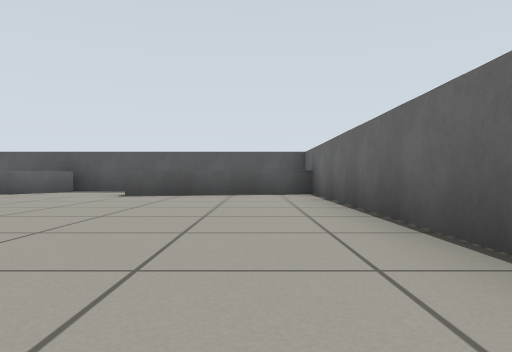
view 1 (above)

19 first-person views from a walk through a Gazebo world. The camera is 0.39 m above the floor, looks level and sees 70° across. The floor is counted in squares, 1 m on a side. Each view is taken from the middle of a square. On the plan, view 1 faces up. The plan holds only what a view shows up to about 9 squares ahead; the rest is blank. Robots are left out.

view 2
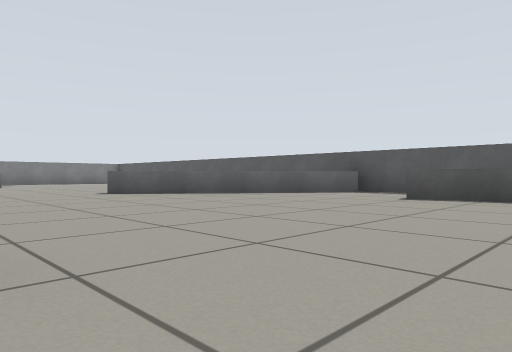

view 3
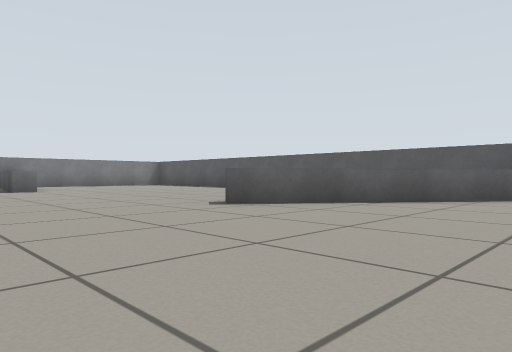

view 4
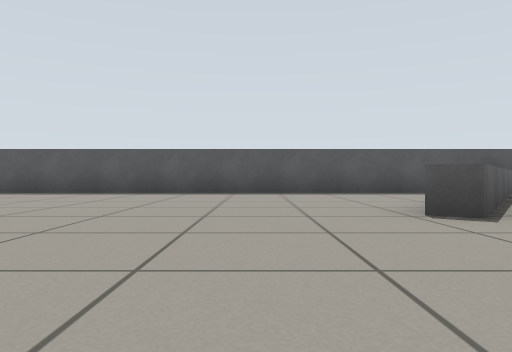

view 5
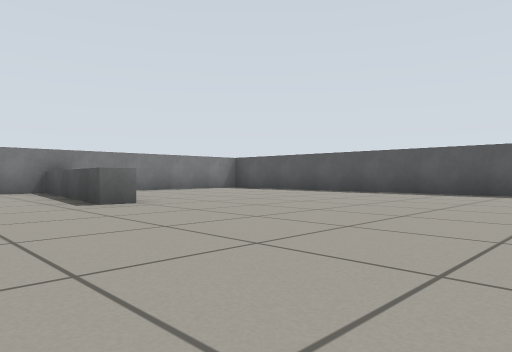

view 6
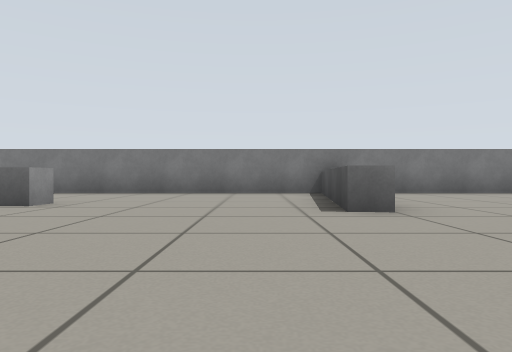

view 7
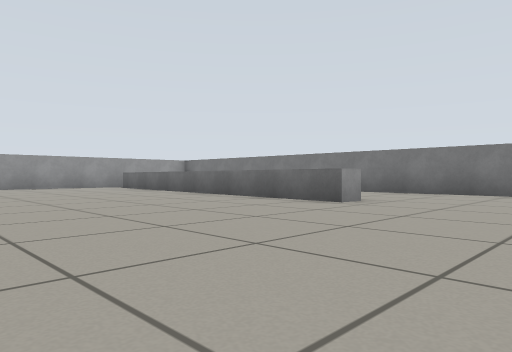

view 8
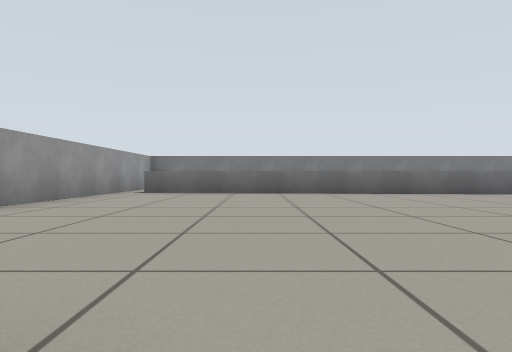

view 9
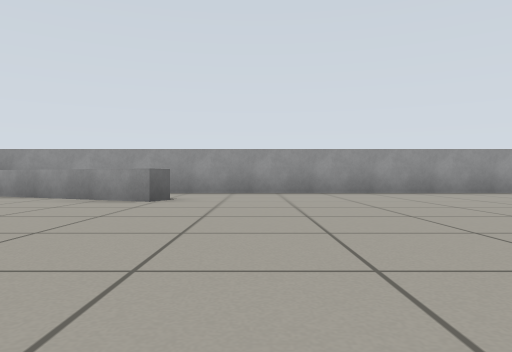

view 10
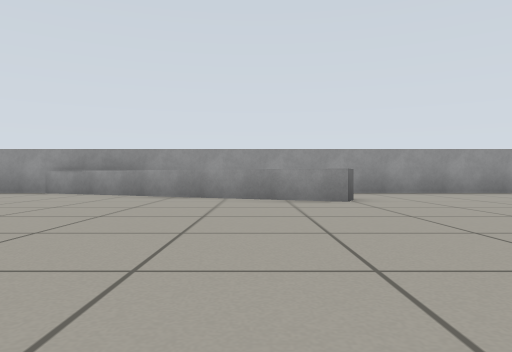

view 11
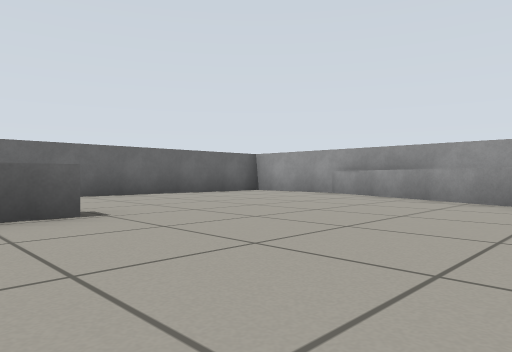

view 12
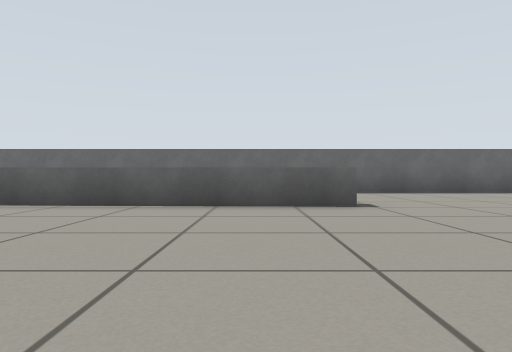

view 13
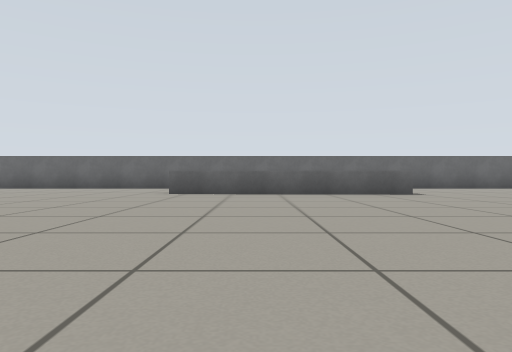

view 14
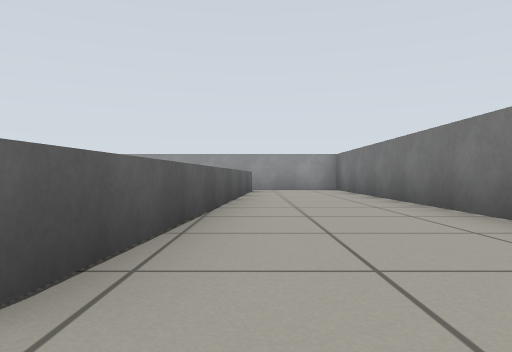

view 15
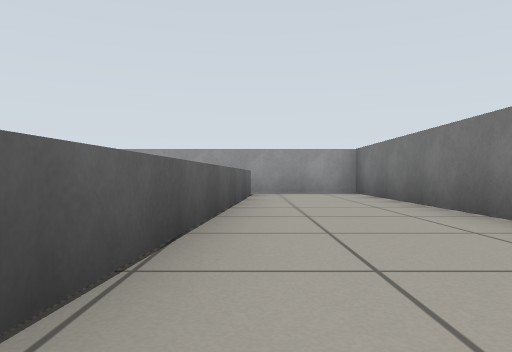

view 16
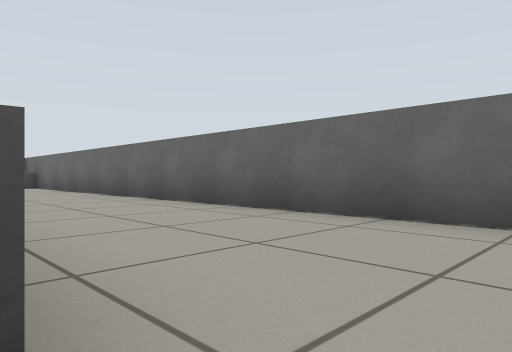

view 17
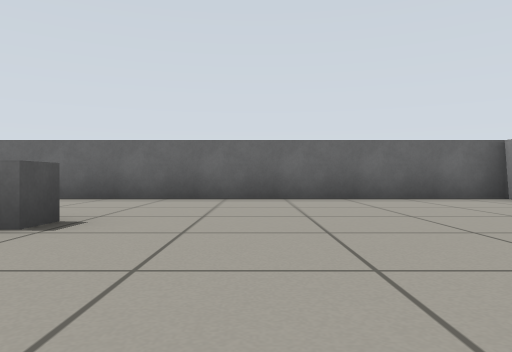

view 18
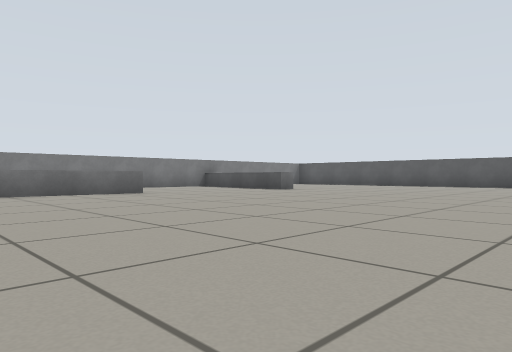

view 19
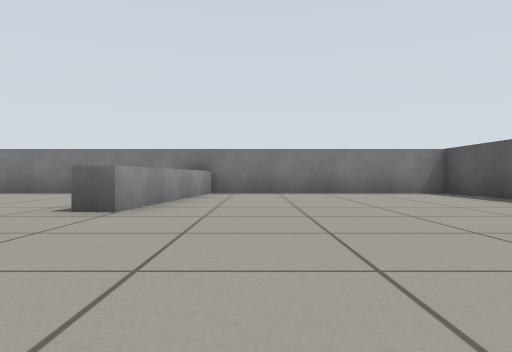

### Floor plan
Points are (right, up) in squares from view 1. A wall is a line through its corners. A room is listed if a view was taken in it or the views show most of it. See-through windows are left out.
Room 1 (views 1, 2, 3, 4, 5, 6, 7, 8, 9, 10, 11, 12, 13, 14, 15, 16, 17, 18, 19)
walls: (-1.4, 9.3) (-18.3, 9.3) (-18.3, -10.2) (1.3, -10.2) (1.3, 8)
low walls: (-7.6, -8) (-7.4, -7.5) (-1.3, -10.3); (-1.8, -4.3) (-2.3, -4.3) (-2.1, 0.9); (-4.5, 8.9) (-7.9, 4.3) (-8.4, 4.7); (-15.9, -9.4) (-15.2, -0.9) (-14.7, -0.9) (-15.4, -9.6); (-18.4, 4) (-13.9, 3.5) (-14, 3) (-18.2, 3.5); (1.3, 8) (-2.6, 7.2)

Where each view was taken, in squares from view 1:
view 1: 0 up, 0 right, facing up
view 2: 1 up, 0 right, facing up-left
view 3: 1 up, 4 left, facing up-left
view 4: 1 up, 10 left, facing up
view 5: 1 up, 9 left, facing up-left
view 6: 2 up, 10 left, facing left
view 7: 2 up, 10 left, facing down-left
view 8: 7 down, 7 left, facing left
view 9: 2 down, 9 left, facing down
view 10: 2 down, 6 left, facing down
view 11: 3 down, 6 left, facing down-right
view 12: 3 down, 7 left, facing right
view 13: 1 down, 10 left, facing right
view 14: 0 up, 16 left, facing down
view 15: 2 down, 16 left, facing down
view 16: 5 down, 2 left, facing up-right
view 17: 6 down, 5 left, facing right
view 18: 5 down, 7 left, facing up-left
view 19: 5 up, 10 left, facing left
